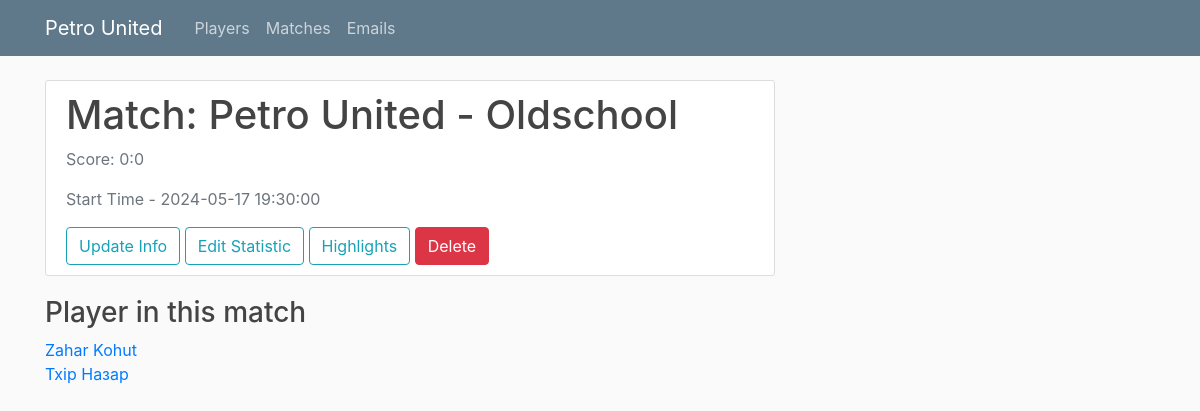
Page /match/1 on the earlier database version.
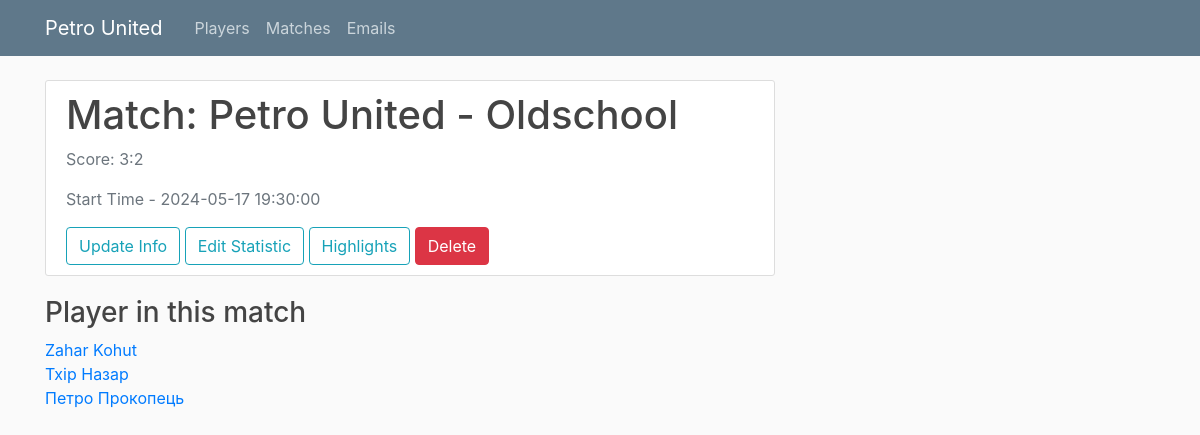
Same page on the later database version.
### main/models.py (models this page shows, shortened)
class Match(Base):
    __tablename__ = "match"
    match_id = Column(Integer, unique=True, nullable=False, primary_key=True)
    start_time = Column(DateTime, nullable=False)
    rival_team = Column(String, nullable=False)
    team_score = Column(Integer, nullable=False, default=0)
    rival_score = Column(Integer, nullable=False, default=0)
    statistics = relationship("Statistic", back_populates="match")
    highlights = relationship("Highlight", back_populates="match")

class Player(Base):
    __tablename__ = 'player'
    player_id = Column(Integer, unique=True, nullable=False, primary_key=True)
    first_name = Column(String, nullable=False)
    last_name = Column(String, nullable=False)
    nickname = Column(String, nullable=False)
    position = Column(String, nullable=False)
    picture = Column(String, nullable=False)

### main/routes.py (the view)
@app.route("/match/<int:match_id>", methods = ["POST", "GET"])
def match_page(match_id):
    session = Session()
    match = session.query(Match).filter_by(match_id = match_id).first()
    if not match:
        abort(404)
    players = []
    statistic_id = int(match.statistics[0].statistic_id)
    relations = session.query(Relation).filter_by(match_id = match.match_id).all()
    for relation in relations:
        player = session.query(Player).filter_by(player_id = relation.player_id).first()
        players.append(player)
    return render_template("match_page.html", match = match, players = players,
            title = f"Match Petro United - {match.rival_team} page", statistic_id = statistic_id)

### main/templates/match_page.html
{% extends "layout.html" %}
{% block content %}
    <div class="content-section">
      <div class="media">
        <div class="media-body">
          <h2 class="account-heading">Match: Petro United - {{ match.rival_team }}</h2>
          <p class="text-secondary">Score: {{ match.team_score }}:{{ match.rival_score }}</p>
          <p class="text-secondary">Start Time - {{ match.start_time }}</p>
          <a href="{{ url_for("update_match", match_id = match.match_id )}}" class="btn btn-outline-info">Update Info</a>
          <a href="{{ url_for("update_statistic", statistic_id = statistic_id )}}" class="btn btn-outline-info">Edit Statistic</a>
          <a href="{{ url_for("match_highlights_page", match_id = match.match_id )}}" class="btn btn-outline-info">Highlights</a>
          <a href="{{ url_for("delete_match", match_id = match.match_id )}}" class="btn btn-danger">Delete</a>
        </div>
      </div>
    </div>
    <h3>Player in this match</h3>
    {% if players %}
        {% for player in players %}
            <a href="{{ url_for("player_page", player_id = player.player_id )}}" class="m2">{{ player.first_name }} {{ player.last_name }}</a>
            <br>
        {% endfor %}
    {% else %}
      <article class="media content-section">
        No players yet
      </article>
    {% endif %}
{% endblock content %}

Differences in the rows shown:
changed Match "Oldschool": team_score "0" → "3"; rival_score "0" → "2"
added Player: first_name "Петро", last_name "Прокопець"
